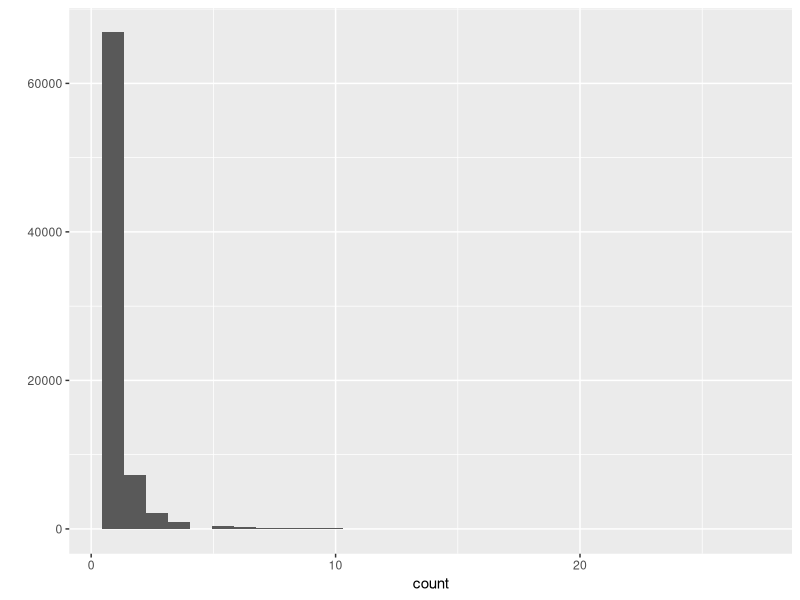

The R script that drew this image:
taste <- read.csv('../data/lsh_sample_data.csv')

lsh_data <- taste 
lsh_data$id <- with(lsh_data, paste(app,open_id,sep="-"))
lsh_data$open_id <- NULL
lsh_data$app <- NULL
lsh_data$statis_date <- NULL
lsh_data <- lsh_data[,c(16,1:15)]
rm(taste)



# feature必须是matrix
lsh_table <- function(feature, bucket_width, k=5, l = 10) {
  # 数据维度
  vector_width <- ncol(feature)
  data_length <- nrow(feature)
  
  # 生成lsh参数
  hash_matrix <- matrix(rnorm(vector_width*k*l), nrow=vector_width)
  offset <- matrix(runif(k*l,min=0,max=bucket_width), nrow = 1)

  
  # 计算lsh
  rst <- feature %*% hash_matrix 
  rst <- rst + matrix(rep(1,data_length),nrow=data_length) %*% offset
  rst <- floor(rst/ bucket_width)
  
  rst
}



# 批量查询
lsh_batch_query <- function(lsh_table,id,k=5,l=10) {
  prime <- 2^32-5
  data_size <- nrow(lsh_table)
 
  # h1和h2构成的矩阵
  query_hash <- matrix(round(runif(2*k,-2^32,2^32),0), nrow = k)
  
  # 分词l分进行矩阵相乘
  rst <- data.frame()
  for(i in 1:l) {
    begin_col <- (i-1)*k+1
    end_col <- i*k
    
    current_rst <- lsh_table[,begin_col:end_col] %*% query_hash
    current_rst <- as.data.frame(current_rst)
    names(current_rst) <- c('h1','h2')
    current_rst$batch <- i
    current_rst$id <- id
    rst <- rbind(rst, current_rst)
  }
  
  rst
}

# 试验
set.seed(567)
bucket_width <- 0.5
k <- 10
l <- 50
sample_size <- 2000
data_index <- sample(1:nrow(lsh_data),sample_size)

feature <- lsh_data[data_index,2:16]
fm <- as.matrix(feature)


fm_lsh_table <- lsh_table(fm,bucket_width,k,l)
head(fm_lsh_table)
summary(fm_lsh_table)

fm_query <- lsh_batch_query(fm_lsh_table,lsh_data[data_index,1],k ,l)
head(fm_query)

require(plyr)
nn <- ddply(fm_query, .(batch,h1,h2), function(x) c(count=length(unique(x$id))))
summary(nn)




## 合并结果
nn_comb <- ddply(fm_query, .(batch,h1,h2), 
                 function(x) c(ids = paste(unique(x$id),collapse = ","),
                               count = length(unique(x$id))))
nn_comb_f <- nn_comb[nn_comb$count>1,]
head(nn_comb_f)

all_pairs <- lapply(nn_comb_f$ids, function(x) {
  a <- unlist(strsplit(x,','))
  c2 <-  t(combn(a,2))
  rbind(c2, c2[,2:1])
})

all_pairs <- Reduce(rbind, all_pairs)
all_pairs <- as.data.frame(all_pairs)
dim(all_pairs)
names(all_pairs) <- c('src','dst')
all_pairs2 <- unique(all_pairs)
dim(all_pairs2)

join1 <- merge(all_pairs2, lsh_data[data_index,],by.x='src',by.y='id')
join2 <- merge(join1, lsh_data[data_index,], by.x='dst',by.y = 'id')



nn_filter <- nn[nn$count > 1,]
summary(nn_filter)
nn_filter[which.max(nn_filter$count),]

sid <- fm_query[fm_query$h1==-18457920502 & fm_query$h2==-37992434766,
                c('batch','id')]
nrow(sid)

lsh_sample <- lsh_data[lsh_data$id %in% sid$id,2:7]
summary(lsh_sample)
summary( lsh_data[sample(1:nrow(lsh_data),300),2:7])


sum(sapply(nn_filter$count, function(x) choose(x,2)*2)) / nrow(lsh_data)^2

head(nn)
require(ggplot2)
qplot(count, data = nn, geom='histogram')


nn_list <- dlply

a <- c('a','b','c')

for(e in a) {
  other <- a[a!=e]
  for(o in other){
    pair <- c(e,o)
    print(pair)
  }
}


# # 测试dlply
# 
# d <- data.frame(h1=c(1,2,1,2,1),
#            h2=c(1,1,1,1,1),
#            id=1:5)
# d2 <- ddply(d,.(h1,h2), function(x) paste(x$id,collapse = ','))[,3]
# 
# sapply(d2, function(x) strsplit(x,',')[[1]])
# 
# 
# for(a in d2) {
#   print(a)
#   
#   ids <- strsplit(a,',')[[1]]
#   cb <- t(combn(ids,2))
#   cb <- rbind(cb, cb[,2:1])
#   cb <- as.data.frame(cb) 
# }
# 
# nl <- lapply(d2, function(x) unlist(strsplit(x,',')))
# nl
# 
# 
# nl2 <- lapply(d2, function(x) {
#   a <- unlist(strsplit(x,','))
#   c2 <-  t(combn(a,2))
#   rbind(c2, c2[,2:1])
#   
# })
# nl2
# 
# 
# Reduce(rbind,nl2)









